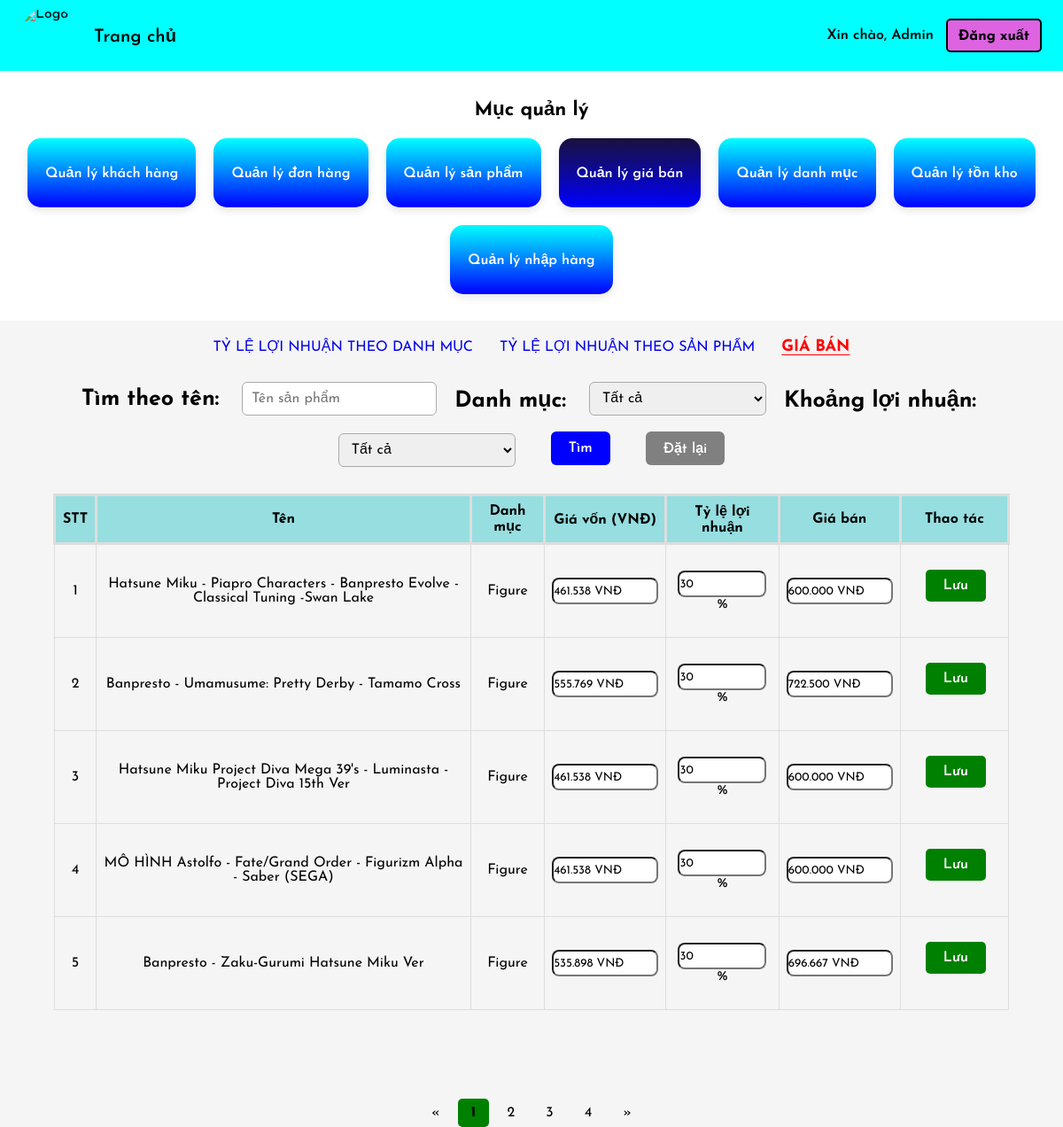
/admin/ln.php, run on the app's committed database.
### tables this page shows
CREATE TABLE `product_list` (
  `ProductID` varchar(255) NOT NULL,
  `ProductName` varchar(255) DEFAULT NULL,
  `Grade` varchar(255) DEFAULT NULL,
  `Producer` varchar(255) DEFAULT NULL,
  `Product_source` longtext DEFAULT NULL,
  `Product_description` longtext DEFAULT NULL,
  `Product_detail` text DEFAULT NULL,
  `Product_image` varchar(255) DEFAULT NULL,
  `Price` int(11) DEFAULT NULL,
  `Profit` decimal(5,2) DEFAULT NULL,
  `cost_price` decimal(12,2) DEFAULT 0.00,
  `Quantity` int(11) NOT NULL DEFAULT 0
);

### admin/ln.php (the view, shortened to what this page needs)
<?php
$conn = new mysqli("localhost","root","","hobbystore");
$fname = isset($_GET['fname']) ? $_GET['fname'] : '';
$grade = isset($_GET['chat']) ? $_GET['chat'] : 'cl';
$range = isset($_GET['range']) ? $_GET['range'] : 'cl';
$where = "WHERE 1=1";
$per_page = 5;
$page = isset($_GET['page']) ? (int)$_GET['page'] : 1;
$offset = ($page - 1) * $per_page;
$count_result = $conn->query("SELECT COUNT(*) as total FROM product_list $where");
$total_rows = $count_result->fetch_assoc()['total'];
$total_pages = max(1, ceil($total_rows / $per_page));
$sql = "SELECT ProductID, ProductName, Grade, Price, Profit FROM product_list $where LIMIT $per_page OFFSET $offset";
$result = $conn->query($sql);
$query_params = [];
$query_string = count($query_params) ? '&' . implode('&', $query_params) : '';
?>
<!DOCTYPE html>
<html lang="en">
<head>
  <link rel="stylesheet" href="assets/css/style.css">
  <link rel="stylesheet" href="assets/css/settings.css">
  <link rel="stylesheet" href="assets/css/product-page.css">
  <link rel="stylesheet" href="assets/css/view-cart.css">
  <link rel="stylesheet" href="https://cdnjs.cloudflare.com/ajax/libs/font-awesome/6.5.0/css/all.min.css">
</head>
<nav class="navbar">
  <div class="nav-left">
    <a href="admin.php" class="logo-link">
      <img src="assets/img/logo.png" alt="Logo" class="navbar-logo">
    </a>
    <a href="admin.php" class="nav-home">Trang chủ</a>
  </div>
  <div class="nav-right">
    <span class="hello">Xin chào, Admin</span>
    <a href="adminlogin.php" class="logout-btn">Đăng xuất</a>
  </div>
</nav>
<body>
<section class="overview-menu">
  <h2>Mục quản lý</h2>
  <div class="menu-grid">
    <a href="customer.php"><div class="menu-card"><h3>Quản lý khách hàng</h3></div></a>
    <a href="shiping.php"><div class="menu-card"><h3>Quản lý đơn hàng</h3></div></a>
    <a href="quanlysp.php"><div class="menu-card"><h3>Quản lý sản phẩm</h3></div></a>
    <a href="lndm.php"><div class="menu-card" style="background: linear-gradient(to bottom,#19113b,blue);"><h3>Quản lý giá bán</h3></div></a>
    <a href="quanlydm.php"><div class="menu-card"><h3>Quản lý danh mục</h3></div></a>
    <a href="tracuusoluong.php"><div class="menu-card"><h3>Quản lý tồn kho</h3></div></a>
    <a href="quanlynhaphang.php"><div class="menu-card"><h3>Quản lý nhập hàng</h3></div></a>
  </div>
</section>
<div class="headtext">
  <a href="lndm.php"><p>TỶ LỆ LỢI NHUẬN THEO DANH MỤC</p></a>
  <a href="lnsp.php"><p>TỶ LỆ LỢI NHUẬN THEO SẢN PHẨM</p></a>
  <a href="ln.php"><p class="underline-text" style="color:red;">GIÁ BÁN</p></a>
</div>
<div class="search-box">
  <form action="ln.php" method="get" class="search-advanced">
    <label style="font-size:25px;" for="fname">Tìm theo tên:</label>
    <input style="color:gray;" type="text" id="fname" name="fname" placeholder="Tên sản phẩm" value="<?php echo htmlspecialchars($fname); ?>">
    <label style="font-size:25px;">Danh mục:</label>
    <select id="chat" name="chat">
      <option value="cl" <?php echo $grade=='cl'?'selected':''; ?>>Tất cả</option>
    </select>
    <label style="font-size:25px;">Khoảng lợi nhuận:</label>
    <select id="range" name="range">
      <option value="cl" <?php echo $range=='cl'?'selected':''; ?>>Tất cả</option>
    </select>
    <button type="submit" style="height:38px; margin-top:-4px;">Tìm</button>
    <a href="ln.php"><button type="button" style="height:38px; margin-top:-4px; background:gray; color:white; border:none; border-radius:6px; padding:8px 20px; font-size:16px; cursor:pointer;">Đặt lại</button></a>
  </form>
  <table>
    <tr>
      <th>STT</th>
      <th>Tên</th>
      <th>Danh mục</th>
      <th>Giá vốn (VNĐ)</th>
      <th>Tỷ lệ lợi nhuận</th>
      <th>Giá bán</th>
      <th>Thao tác</th>
    </tr>
    <?php
    $stt = $offset + 1;
    while($row = $result->fetch_assoc()):
      $divisor = 1 + $row['Profit'];
      $cost   = ($divisor != 0) ? round($row['Price'] / $divisor) : $row['Price'];
      $giaban = $row['Price'];
    ?>
    <tr class="data-row">
      <form method="post" action="ln.php?page=<?php echo $page.$query_string; ?>">
        <td><?php echo $stt++; ?></td>
        <td><?php echo htmlspecialchars($row['ProductName']); ?></td>
        <td><?php echo htmlspecialchars($row['Grade']); ?></td>
        <td>
          <div class="input-price">
            <input class="inp-price" type="text" placeholder="Nhập giá..."
              value="<?php echo number_format($cost, 0, ',', '.'); ?> VNĐ"
              data-raw="<?php echo $cost; ?>">
          </div>
        </td>
        <td>
          <div class="input-box">
            <input class="inp-profit" type="number" name="profit" min="0" max="100" step="0.01" value="<?php echo round($row['Profit']*100, 2); ?>">
            <span>%</span>
          </div>
        </td>
        <td>
          <div class="input-price">
            <input class="inp-giaban" type="text" placeholder="Nhập giá..."
              value="<?php echo number_format($giaban, 0, ',', '.'); ?> VNĐ"
              data-raw="<?php echo $giaban; ?>">
          </div>
        </td>
        <td class="thaotac">
          <button type="submit" class="bt-them" style="background:green;color:white;">Lưu</button>
        </td>
      </form>
    </tr>
    <?php endwhile; ?>
  </table>
  <div class="pagination" style="margin-top:100px;margin-bottom:50px;">
    <a href="ln.php?page=1<?php echo $query_string; ?>">&laquo;</a>
    <?php for($i = 1; $i <= $total_pages; $i++): ?>
      <a href="ln.php?page=<?php echo $i.$query_string; ?>" <?php echo $i==$page?'class="active"':''; ?>>
        <?php echo $i; ?>
      </a>
    <?php endfor; ?>
    <a href="ln.php?page=<?php echo $total_pages.$query_string; ?>">&raquo;</a>
  </div>
</div>
</body>
</html>

### admin/assets/css/style.css (style rules this page uses)
* { margin: 0; padding: 0; font-family: "Josefin Sans", sans-serif; text-decoration: none; box-sizing: border-box; }
body { height: 100vh; background: #f5f5f5; box-sizing: border-box; }
body { background-color: #f4f4f4; }
h2 { font-size: 2rem; font-weight: 700; color: #333; text-align: center; margin: 0 0 2rem 0; }

### admin/assets/css/settings.css (style rules this page uses)
* { margin: 0; padding: 0; font-family: "Josefin Sans", sans-serif !important; box-sizing: border-box; }
body { height: 100vh; background: #f5f5f5; box-sizing: border-box; }
.navbar { padding: 50px; display: flex; align-items: center; justify-content: space-between; width: 100%; box-sizing: border-box; }
.navbar a { color: black; text-decoration: none; }
nav img { filter: invert(1); }
button { background-color: black; color: white; border: 0; padding: 10px 20px; cursor: pointer; font-size: 16px; font-weight: 600; border-radius: 5px; transition: all 0.3s; margin: 20px 0 0 20px; }

### admin/assets/css/product-page.css (style rules this page uses)
nav { text-decoration: none; }
select { width: 200px !important; }

### admin/ln.php (style rules this page uses)
.pagination { text-align:center; }
.pagination a { color: black; text-decoration: none; padding: 8px 15px; display: inline-block; }
.pagination a.active { background-color: green; font-weight: bold; border-radius: 5px; }
nav.navbar { display: flex !important; justify-content: space-between !important; align-items: center !important; background-color: cyan !important; height: 80px !important; min-height: 80px !important; padding: 0 24px !important; box-sizing: border-box !important; gap: 12px; z-index: 50; }
.navbar .navbar-logo { width: 64px !important; height: 64px !important; min-width: 64px !important; min-height: 64px !important; border-radius: 50% !important; object-fit: cover !important; display: inline-block !important; filter: none !important; -webkit-filter: none !important; mix-blend-mode: normal !important; background: transparent !important; opacity: 1 !important; }
.nav-left { display: flex !important; align-items: center !important; gap: 18px; }
.nav-left .nav-home { text-decoration: none; color: black; font-size: 20px; font-weight: 600; }
.nav-right { display: flex !important; align-items: center !important; gap: 14px; }
.nav-right .hello { font-weight: 600; color: black; }
.logout-btn { background-color: rgb(221, 99, 225) !important; border: 2px solid black !important; border-radius: 5px !important; padding: 8px 12px !important; color: black !important; text-decoration: none !important; font-weight: 700 !important; }
.overview-menu { padding: 30px; background-color: white; }
.overview-menu h2 { font-size: 22px; color: black; margin-bottom: 20px; }
.menu-grid { display: flex; flex-wrap: wrap; justify-content: center; gap: 20px; }
.menu-card { background: linear-gradient(to bottom,cyan,blue); color: #fff; text-align: center; padding: 30px 20px; border-radius: 15px; box-shadow: 0 4px 10px rgba(0,0,0,0.1); transition: all 0.25s ease; cursor: pointer; }
.menu-card h3 { font-size: 16px; font-weight: 600; }
.bt-them { background: #04a4b3; }
table { border-collapse: collapse; width:90%; margin: 0 auto; margin-top: 30px; }
td { border:1px solid #dddddd; text-align: center; padding: 8px; }
th { border:3px solid #dddddd; text-align: center; padding: 8px; background:#96dee0; }
.thaotac { padding-bottom:40px; padding-right:25px; }
.search-advanced { display: flex; align-items: center; justify-content: center; gap: 20px; margin: 30px auto; flex-wrap: wrap; }
.search-advanced label { font-size: 20px; font-weight: bold; margin-right: 6px; }
.search-advanced input, .search-advanced select { width: 220px; height: 38px; padding: 6px 10px; font-size: 16px; border: 1px solid #aaa; border-radius: 6px; }
.search-advanced button { background-color: blue; color: white; padding: 8px 20px; font-size: 16px; border: none; border-radius: 6px; cursor: pointer; height: 40px; transition: 0.25s; }
.input-box input { height:30px; border-radius: 8px; width:100px; }
.input-price input { height:30px; border-radius: 8px; width:120px; }
.underline-text { font-size: 18px; font-weight: bold; color: #333; text-decoration: underline; text-underline-offset: 4px; }
.headtext { display: flex; gap: 30px; justify-content: center; margin-top: 20px; }

### data on the page
product_list: ProductName "Hatsune Miku - Piapro Characters - Banpresto Evolve - Classical Tuning -Swan Lake", Grade "Figure", Profit+Price "461.538 VNĐ", profit "30", Price "600.000 VNĐ"
product_list: ProductName "Banpresto - Umamusume: Pretty Derby - Tamamo Cross", Grade "Figure", Profit+Price "555.769 VNĐ", profit "30", Price "722.500 VNĐ"
product_list: ProductName "Hatsune Miku Project Diva Mega 39's - Luminasta - Project Diva 15th Ver", Grade "Figure", Profit+Price "461.538 VNĐ", profit "30", Price "600.000 VNĐ"
product_list: ProductName "MÔ HÌNH Astolfo - Fate/Grand Order - Figurizm Alpha - Saber (SEGA)", Grade "Figure", Profit+Price "461.538 VNĐ", profit "30", Price "600.000 VNĐ"
product_list: ProductName "Banpresto - Zaku-Gurumi Hatsune Miku Ver", Grade "Figure", Profit+Price "535.898 VNĐ", profit "30", Price "696.667 VNĐ"
